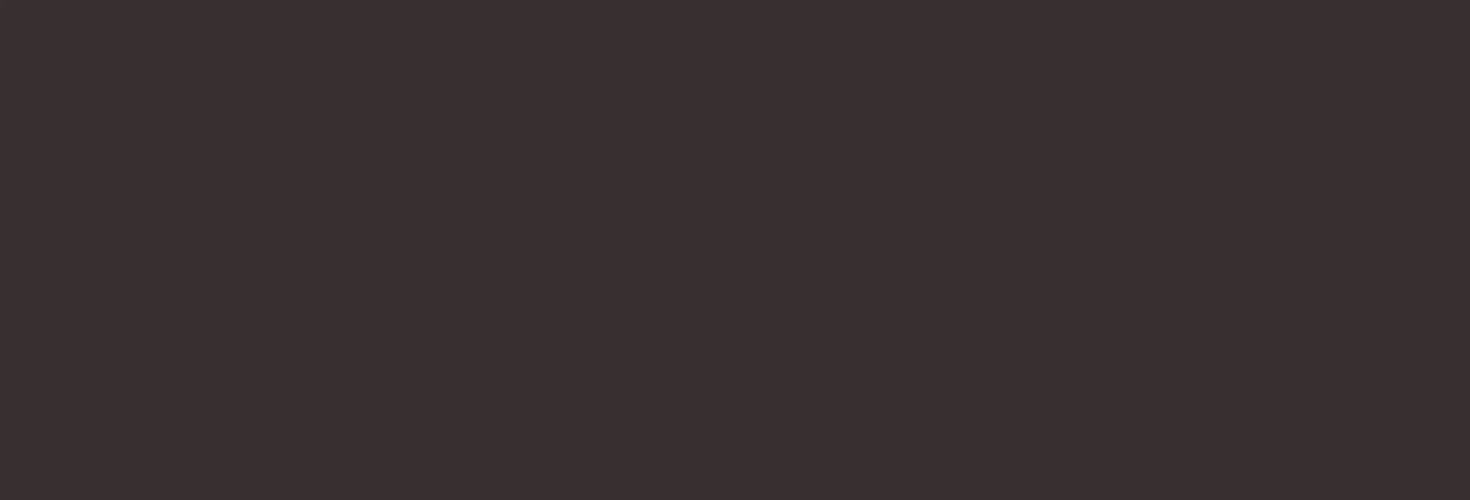
#> input picture models/openmodelica/back.jpg, 1470 x 500 px, found by its file name
$ python imageelab.py
#> lines starting #> are read from the running program, lines starting #| are printed output that depends on the picture
from PIL import Image

#im = Image.open("/home/ubuntu/cyris/models/tankmodel/tankmodel.jpg")
#im.putalpha(128)


background = Image.open("/home/ubuntu/cyris/models/back.jpg")
#> background is the input picture: PIL image 1470x500 RGB; mean R, G, B 56, 47, 48
foreground = Image.open("/home/ubuntu/cyris/models/tankmodel/tankmodel.png")
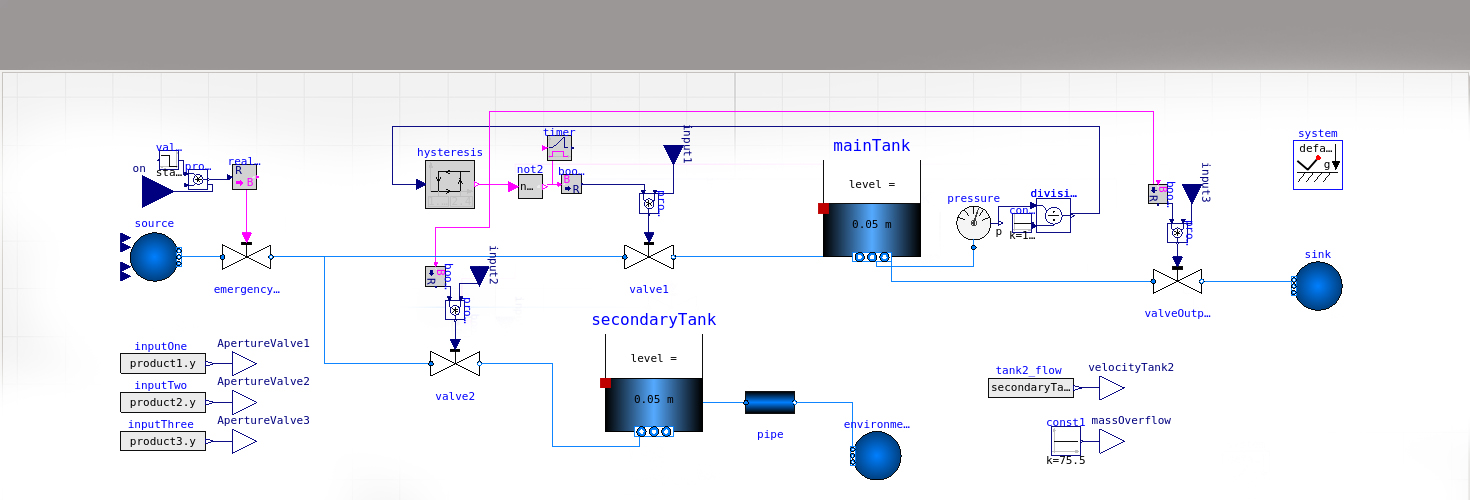
#> input picture models/openmodelica/tankmodel/tankmodel.png, 1470 x 500 px, found by its file name
#> foreground is the input picture: PIL image 1470x500 RGB; mean R, G, B 228.5, 229, 233.1
size = 1470, 700
foreground.thumbnail(size)
foreground.show()

background.paste(foreground, (0, 70))
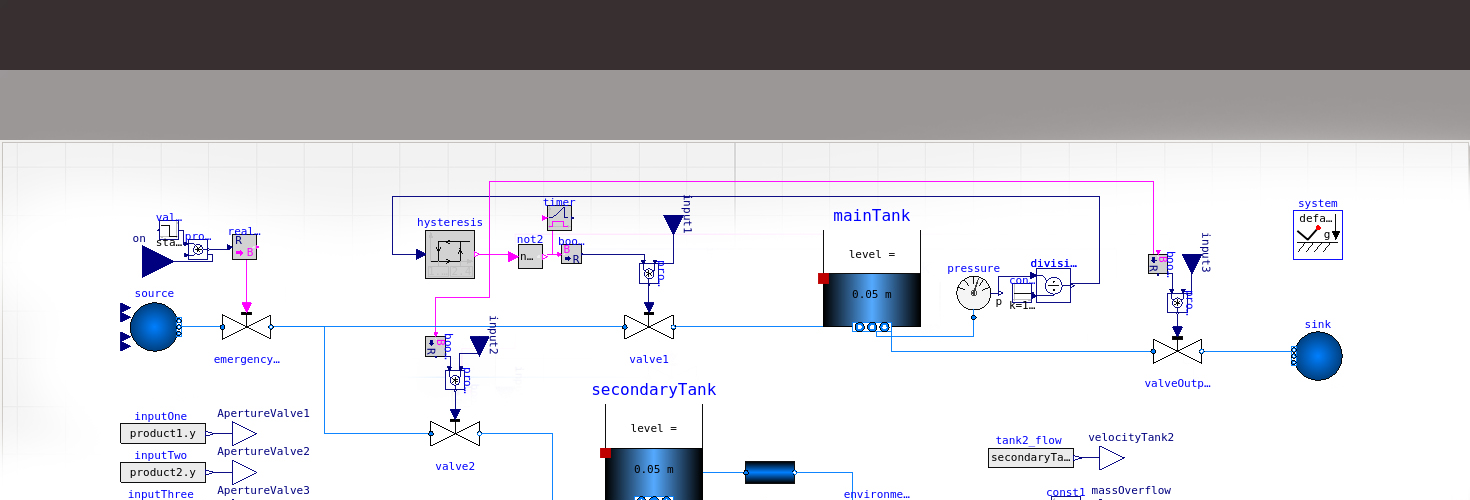
#> background: PIL image 1470x500 RGB; mean R, G, B 201.8, 200.8, 204.6
background.show()
# new_im = Image.new('RGB', (444,222))
background.save('/home/ubuntu/PycharmProjects/prova.png')
